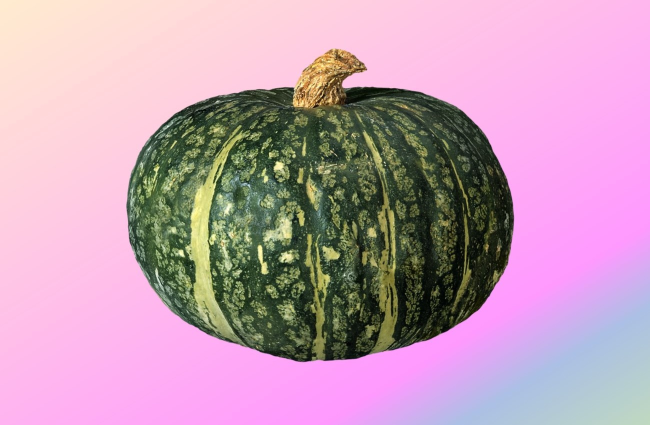
#> input picture M10 Program/labuuu.jpg, 1300 x 850 px (shown at 1/2 size)
$ python labuuuuu.py
#> lines starting #> are read from the running program, lines starting #| are printed output that depends on the picture; after the words box and inside, x2 and y2 are one past the last pixel; in counts of white or black regions, pixels touching at a corner belong together
import numpy as np
import cv2
from matplotlib import pyplot as plt

# Constants
background_width = 1.6  # meters
background_height = 1.1  # meters
image_width = 1600  # pixels
image_height = 1100  # pixels

# Load the image
image_path = "labuuu.jpg"
pic = cv2.imread(image_path)
#> pic is the input picture: shape (850, 1300, 3); mean B, G, R 178.2, 156.9, 192.6

# Convert to grayscale
gray_image = cv2.cvtColor(pic, cv2.COLOR_BGR2GRAY)
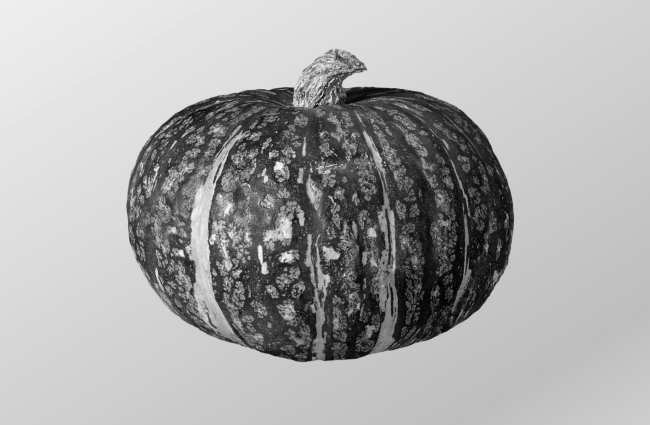
#> gray_image: shape (850, 1300) (shown at 1/2 size); min 0, max 252, mean 170

# Threshold the grayscale image to binary
_, binary_image = cv2.threshold(gray_image, 128, 255, cv2.THRESH_BINARY_INV)
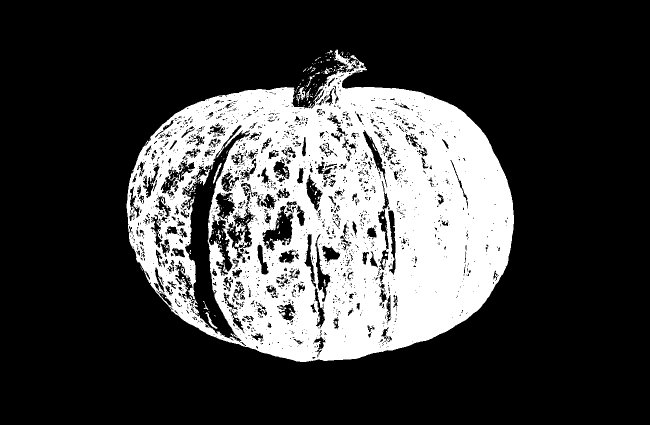
#> binary_image: shape (850, 1300) (shown at 1/2 size); 25.7% white; 314 white regions (288 under 20 px)

# Find contours
contours, _ = cv2.findContours(binary_image, cv2.RETR_EXTERNAL, cv2.CHAIN_APPROX_SIMPLE)
#> contours = 80 contours, 74 with area under 20; largest, box (x1, y1, x2, y2) and area: (253, 99, 1028, 724) 347214, (593, 174, 611, 208) 223, (611, 151, 630, 174) 37, (612, 176, 622, 195) 36, (676, 131, 691, 140) 32, (649, 140, 656, 148) 24

# Create a mask for the pumpkin and fill the interior with black
mask = np.zeros_like(pic)
cv2.drawContours(mask, contours, -1, (255, 255, 255), -1)  # Fill the contour area with white
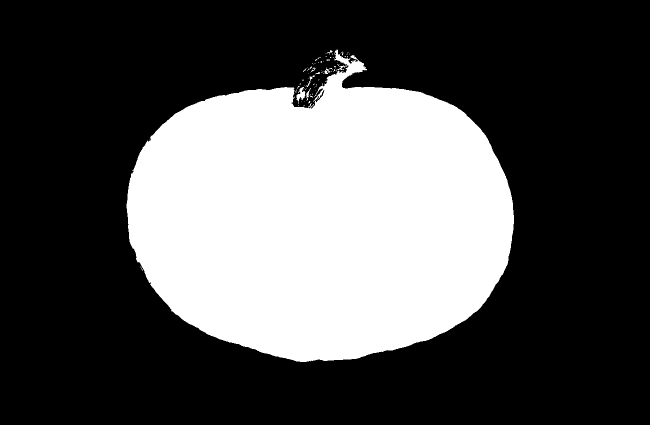
#> mask: shape (850, 1300, 3) (shown at 1/2 size); 31.6% white; 80 white regions (70 under 20 px), largest, box (x1, y1, x2, y2) and area: (253, 99, 1028, 724) 348521, (593, 174, 611, 208) 275, (611, 151, 630, 174) 72

# Invert the mask
mask_inv = cv2.bitwise_not(mask)

# Set the interior of the pumpkin to black in the original image
result_image = cv2.bitwise_and(pic, mask_inv)

# Draw the black contour on the result image
cv2.drawContours(result_image, contours, -1, (0, 0, 0), 3)
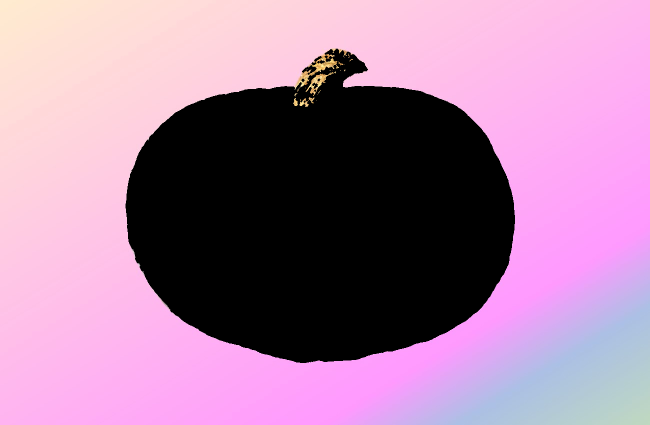
#> result_image: shape (850, 1300, 3) (shown at 1/2 size); mean B, G, R 158.3, 127.2, 166.4

# Enhance the detection of the stem using morphological operations
kernel = np.ones((5, 5), np.uint8)
gray_result = cv2.cvtColor(result_image, cv2.COLOR_BGR2GRAY)
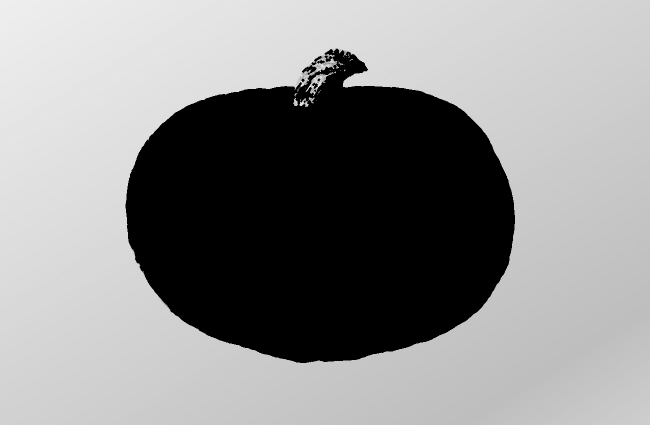
#> gray_result: shape (850, 1300) (shown at 1/2 size); min 0, max 248, mean 142.5
_, binary_result = cv2.threshold(gray_result, 50, 255, cv2.THRESH_BINARY_INV)
#> binary_result: shape (850, 1300); 32.3% white; 9 white regions (2 under 20 px), largest, box (x1, y1, x2, y2) and area: (251, 97, 1030, 726) 355836, (604, 130, 633, 147) 236, (623, 112, 644, 131) 114
binary_result = cv2.morphologyEx(binary_result, cv2.MORPH_CLOSE, kernel)
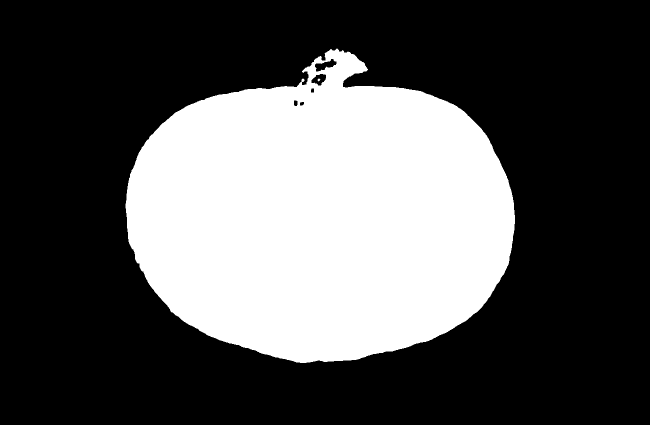
#> binary_result: shape (850, 1300) (shown at 1/2 size); 32.4% white; 2 white regions

# Find contours again to include the stem
contours_with_stem, _ = cv2.findContours(binary_result, cv2.RETR_EXTERNAL, cv2.CHAIN_APPROX_SIMPLE)
#> contours_with_stem = 1 contour; box (x1, y1, x2, y2) and area: (251, 97, 1030, 726) 357471

# Fill the interior with black again to include the stem
cv2.drawContours(result_image, contours_with_stem, -1, (0, 0, 0), -1)
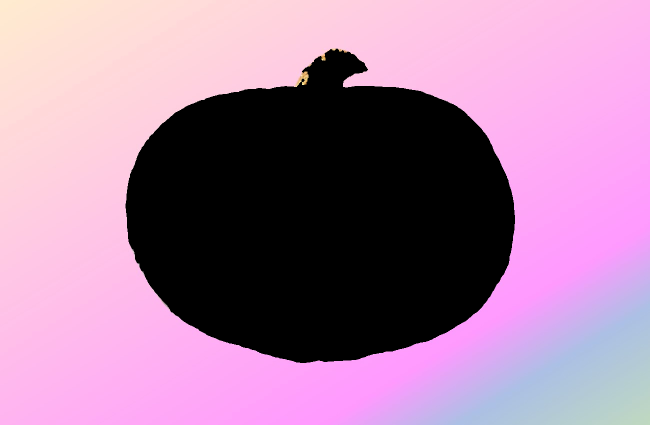
#> result_image: shape (850, 1300, 3) (shown at 1/2 size); 0.2% of pixels changed, all inside (x1, y1, x2, y2) = (254, 101, 784, 725)

# Save and display the result image
result_image_path = "labu_black_inside_with_stem.jpg"
cv2.imwrite(result_image_path, result_image)

# Convert BGR to RGB for displaying with matplotlib
result_image_rgb = cv2.cvtColor(result_image, cv2.COLOR_BGR2RGB)

# Display the image
plt.imshow(result_image_rgb)
plt.show()

# Calculate the area of the largest contour
areas = [cv2.contourArea(contour) for contour in contours_with_stem]
#> areas = [357471]
max_area = max(areas) if areas else 0
#> max_area = 357471

# Convert the area from pixels to square meters
scale_factor = (background_width * background_height) / (image_width * image_height)  # meters per pixel
area_in_meters = max_area * scale_factor
#> area_in_meters = 0.357

print(f"The cross-sectional area of the pumpkin is approximately {area_in_meters:.2f} square meters.")
#| The cross-sectional area of the pumpkin is approximately 0.36 square meters.
